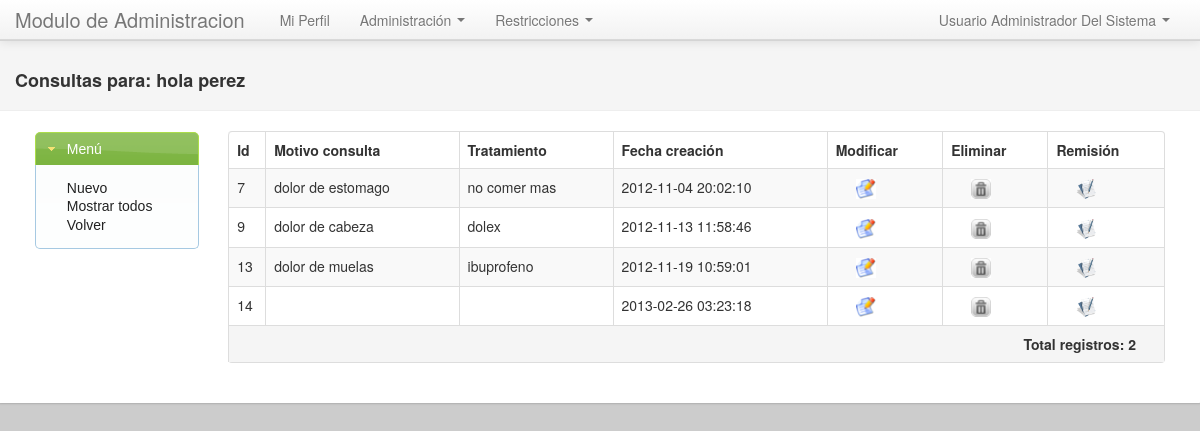
/consulta/index/10, run on the app's committed database.
### tables this page shows
CREATE TABLE IF NOT EXISTS `historia` (
  `id` int(11) NOT NULL AUTO_INCREMENT,
  `tipoidentificacion_id` int(11) NOT NULL,
  `identificacion` varchar(45) DEFAULT NULL,
  `tipoprograma_id` int(11) NOT NULL,
  `tipoeps_id` int(11) NOT NULL,
  `nombres` varchar(200) DEFAULT NULL,
  `fechanacimiento` date DEFAULT NULL,
  `procedencia` varchar(200) DEFAULT NULL,
  `residencia` varchar(200) DEFAULT NULL,
  `creado_at` datetime DEFAULT NULL,
  `telefono1` varchar(45) DEFAULT NULL,
  `telefono2` varchar(45) DEFAULT NULL,
  `tipoestadocivil_id` int(11) NOT NULL,
  `acudiente` varchar(200) DEFAULT NULL,
  `telefonoacudiente` varchar(45) DEFAULT NULL,
  `tipogenero_id` int(11) NOT NULL,
  `antecedentesfami` varchar(500) DEFAULT NULL COMMENT 'antecedentesfamiliares',
  `antecedentespersonales` varchar(500) DEFAULT NULL,
  `apellidos` varchar(200) DEFAULT NULL,
  `habitos` varchar(500) DEFAULT NULL,
  `tiporegimen_id` int(11) NOT NULL,
  `carneteps` varchar(45) DEFAULT NULL,
  `tipozona_id` int(11) NOT NULL,
  `menarquia` varchar(200) DEFAULT NULL,
  `ciclosregulares` varchar(45) DEFAULT NULL,
  `escala` varchar(45) DEFAULT NULL,
  `gestaciones` varchar(500) DEFAULT NULL,
  `edadiniciosexual` varchar(45) DEFAULT NULL,
  `nroparejas` varchar(45) DEFAULT NULL,
  `antinfecciones` varchar(500) DEFAULT NULL,
  `citologias` varchar(500) DEFAULT NULL,
  PRIMARY KEY (`id`),
  UNIQUE KEY `identificacion` (`identificacion`),
  KEY `fk_historia_tipoidentificacion` (`tipoidentificacion_id`),
  KEY `fk_historia_tipoprograma1` (`tipoprograma_id`),
  KEY `fk_historia_tipoeps1` (`tipoeps_id`),
  KEY `fk_historia_tipoestadocivil1` (`tipoestadocivil_id`),
  KEY `fk_historia_tipogenero1` (`tipogenero_id`),
  KEY `fk_historia_tiporegimen1` (`tiporegimen_id`),
  KEY `fk_historia_tipozona1` (`tipozona_id`)
);

CREATE TABLE IF NOT EXISTS `consulta` (
  `id` int(11) NOT NULL AUTO_INCREMENT,
  `historia_id` int(11) NOT NULL,
  `motivoconsulta` varchar(500) DEFAULT NULL,
  `enfermedadactual` varchar(500) DEFAULT NULL,
  `ef_ta` varchar(45) DEFAULT NULL,
  `ef_fr` varchar(45) DEFAULT NULL,
  `ef_p` varchar(45) DEFAULT NULL,
  `ef_r` varchar(45) DEFAULT NULL,
  `ef_t` varchar(45) DEFAULT NULL,
  `ef_peso` varchar(45) DEFAULT NULL,
  `ef_talla` varchar(45) DEFAULT NULL,
  `ef_pielyfaneras` varchar(500) DEFAULT NULL,
  `ef_cabeza` varchar(500) DEFAULT NULL,
  `ef_ojos` varchar(500) DEFAULT NULL,
  `ef_nariz` varchar(500) DEFAULT NULL,
  `ef_oidos` varchar(500) DEFAULT NULL,
  `ef_boca` varchar(500) DEFAULT NULL,
  `ef_cuello` varchar(500) DEFAULT NULL,
  `ef_torax` varchar(500) DEFAULT NULL,
  `ef_corazon` varchar(500) DEFAULT NULL,
  `ef_pulmones` varchar(500) DEFAULT NULL,
  `ef_abdomen` varchar(500) DEFAULT NULL,
  `ef_extremidades` varchar(500) DEFAULT NULL,
  `ef_genitourinario` varchar(500) DEFAULT NULL,
  `ef_neurologicoelemental` varchar(500) DEFAULT NULL,
  `ef_impresiondiagnostica` varchar(500) DEFAULT NULL,
  `tratamiento` varchar(500) DEFAULT NULL,
  `creado_at` datetime DEFAULT NULL,
  `modificado_in` datetime DEFAULT NULL,
  `diagnostico` varchar(500) DEFAULT NULL,
  PRIMARY KEY (`id`),
  KEY `fk_consulta_historia1` (`historia_id`)
);

### default/app/views/consulta/index.phtml (the view, shortened to what the rows shown need)
<? echo View::partial("consultorio/header_consultas",false,array("idhistoria"=>$idhistoria)) ?>
<div class="container-fluid">
    <div class="row-fluid">
            <? echo View::partial("consultorio/menu_consultas",false,array("idhistoria"=>$idhistoria)) ?>
        <div class="span10">
            <table class="table table-bordered table-striped">
                <thead><tr style="text-align:center;font-weight:bold;">
                        <th>Id</th>
                        <th>Motivo consulta</th>
                        <th>Tratamiento</th>
                        <th>Fecha creación</th>
                        <th>Modificar</th>
                        <th>Eliminar</th>
                        <th>Remisión</th>
                    </tr></thead>
                <tbody>
                   <?foreach($consultas as $obj){?>
                    <tr>
                        <td><?echo $obj->id?></td>
                        <td><?echo $obj->motivoconsulta?></td>
                        <td><?echo $obj->tratamiento?></td>
                        <td><?echo $obj->creado_at?></td>
                        <td><?echo Html::linkAction("modificar/$obj->id", Html::img("figuras/editar.png"))?></td>
                        <td>
                        <?echo Html::linkAction("eliminar/$obj->id", Html::img("figuras/eliminar.png"))?>
                        </td>
                        <td>
                         <?echo Html::link("remision/index/$obj->id", Html::img("figuras/remision.png"))?>
                        </td>
                    </tr>
                   <?}?>
                </tbody>
                 <tfoot>
                    <tr><th colspan="100"><div class="paginador-tabla"><span style="float:right;margin-right:20px;"><b>Total registros: 2</b></span></div></th></tr>
                </tfoot>
            </table>
        </div>
    </div>
</div>

### default/app/views/_shared/partials/consultorio/header_consultas.phtml
<div class="page-header">
    <h4>Consultas para:
    <?
        Load::model("historia");
        $his = new Historia();
        $his->find_first($idhistoria);
        echo $his->nombres." ".$his->apellidos;
    ?>
    </h4>
</div>

### core/extensions/helpers/html.php (shortened to what the rows shown need)
<?php
class Html
{
    public static function link ($action, $text, $attrs = NULL)
    {
        return '<a href="' . PUBLIC_PATH . "$action\" $attrs >$text</a>";
    }
    public static function linkAction ($action, $text, $attrs = NULL)
    {
        return '<a href="' . PUBLIC_PATH . Router::get('controller_path') . "/$action\" $attrs >$text</a>";
    }
    public static function img ($src, $alt=NULL, $attrs = NULL)
    {
        return '<img src="' . PUBLIC_PATH . "img/$src\" alt=\"$alt\" $attrs />";
    }
    public static function includeCss()
    {
        $code = '';
        foreach(Tag::getCss() as $css) {
            $code .= '<link href="' . PUBLIC_PATH . "css/{$css['src']}.css\" rel=\"stylesheet\" type=\"text/css\" media=\"{$css['media']}\" />" . PHP_EOL;
        }
        return $code;
    }
}

### data on the page
historia: nombres "hola", apellidos "perez"
consulta: id "7", motivoconsulta "dolor de estomago", tratamiento "no comer mas", creado_at "2012-11-04 20:02:10"
consulta: id "9", motivoconsulta "dolor de cabeza", tratamiento "dolex", creado_at "2012-11-13 11:58:46"
consulta: id "13", motivoconsulta "dolor de muelas", tratamiento "ibuprofeno", creado_at "2012-11-19 10:59:01"
consulta: id "14", creado_at "2013-02-26 03:23:18"

### other printed values
$text "Nuevo Mostrar todos Volver"
